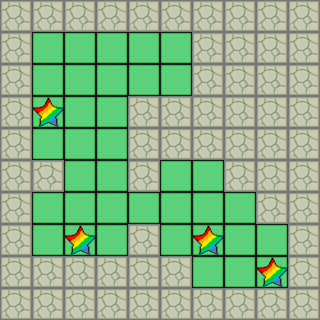

A level layout from a 2D game, rendered from its tile map. Below: a short description, then the map file with its tile-grid data intact:
An orthogonal 10x10 tile map with 32x32 px tiles, 3 tile layers (Floor, Wall, Checkpoint), 5 tilesets and 5 objects (4x Box, Player).

<map version="1.10" tiledversion="1.11.2" orientation="orthogonal" renderorder="right-down" width="10" height="10" tilewidth="32" tileheight="32" infinite="0" nextlayerid="11" nextobjectid="6"><tileset firstgid="1" source="grass.tsx" /><tileset firstgid="7" source="wall.tsx" /><tileset firstgid="8" source="charactor.tsx" /><tileset firstgid="9" source="box.tsx" /><tileset firstgid="10" source="star.tsx" /><layer id="1" name="Floor" width="10" height="10"><data encoding="csv">0,0,0,0,0,0,0,0,0,0,
0,1,1,1,1,1,0,0,0,0,
0,1,1,1,1,1,0,0,0,0,
0,1,1,1,0,0,0,0,0,0,
0,1,1,1,0,0,0,0,0,0,
0,0,1,1,0,1,1,0,0,0,
0,1,1,1,1,1,1,1,0,0,
0,1,1,1,0,1,1,1,1,0,
0,0,0,0,0,0,1,1,1,0,
0,0,0,0,0,0,0,0,0,0</data></layer><layer id="2" name="Wall" width="10" height="10"><data encoding="csv">7,7,7,7,7,7,7,7,7,7,
7,0,0,0,0,0,7,7,7,7,
7,0,0,0,0,0,7,7,7,7,
7,0,0,0,7,7,7,7,7,7,
7,0,0,0,7,7,7,7,7,7,
7,7,0,0,7,0,0,7,7,7,
7,0,0,0,0,0,0,0,7,7,
7,0,0,0,7,0,0,0,0,7,
7,7,7,7,7,7,0,0,0,7,
7,7,7,7,7,7,7,7,7,7</data></layer><layer id="10" name="Checkpoint" width="10" height="10"><data encoding="csv">0,0,0,0,0,0,0,0,0,0,
0,0,0,0,0,0,0,0,0,0,
0,0,0,0,0,0,0,0,0,0,
0,10,0,0,0,0,0,0,0,0,
0,0,0,0,0,0,0,0,0,0,
0,0,0,0,0,0,0,0,0,0,
0,0,0,0,0,0,0,0,0,0,
0,0,10,0,0,0,10,0,0,0,
0,0,0,0,0,0,0,0,10,0,
0,0,0,0,0,0,0,0,0,0</data></layer><objectgroup id="8" name="Player"><object id="3" name="Player" gid="8" x="128" y="224" width="32" height="32" /></objectgroup><objectgroup id="9" name="Box"><object id="1" name="Box" gid="9" x="64" y="96" width="32" height="32" /><object id="2" name="Box" gid="9" x="96" y="224" width="32" height="32" /><object id="4" name="Box" gid="9" x="160" y="224" width="32" height="32" /><object id="5" name="Box" gid="9" x="224" y="256" width="32" height="32" /></objectgroup></map>
